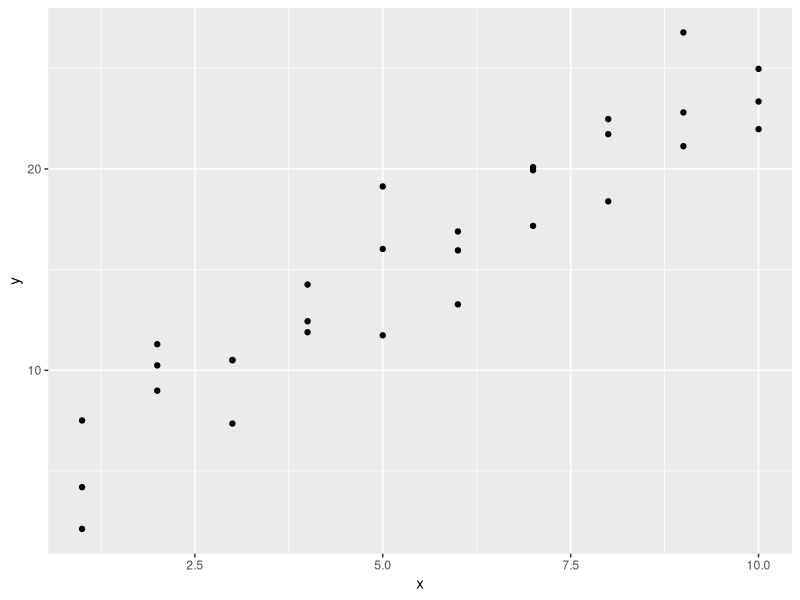
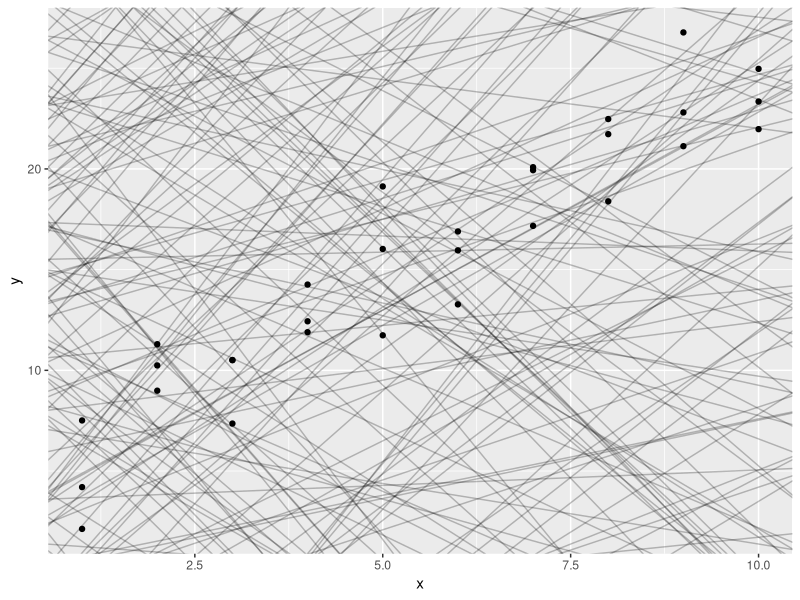
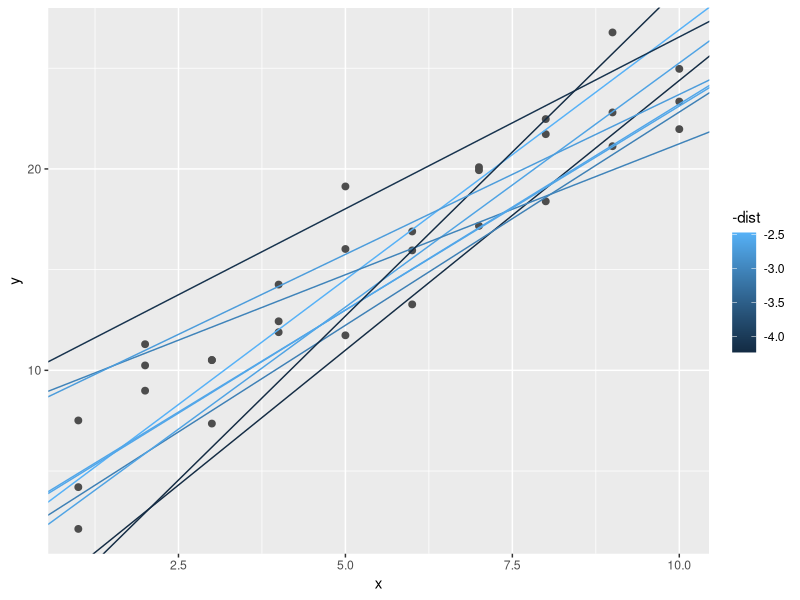

Here is the R script that generated these plots, in order:
## ---- chunk 1
library(tidyverse)

library(modelr)
options(na.action = na.warn)
## ---- chunk 2
ggplot(sim1, aes(x, y)) + 
  geom_point()
## ---- chunk 3
# randomly generate 250 intercepts and slopes
models <- tibble(
  a1 = runif(250, -20, 40),
  a2 = runif(250, -5, 5)
)

# plot these randomly generated intercepts and slopes over actual sim1 dataset
ggplot(sim1, aes(x, y)) + 
  geom_abline(aes(intercept = a1, slope = a2), data = models, alpha = 1/4) +
  geom_point() 
## ---- chunk 4
model1 <- function(a, data) {
  a[1] + data$x * a[2]
}

model1(c(7, 1.5), sim1)
## ---- chunk 5
measure_distance <- function(mod, data) {
  diff <- data$y - model1(mod, data)
  sqrt(mean(diff ^ 2))
}

measure_distance(c(7, 1.5), sim1)

# use purr to compute distance for all models defined above
sim1_dist <- function(a1, a2) {
  measure_distance(c(a1, a2), sim1)
}

models <- models %>% 
  mutate(dist = purrr::map2_dbl(a1, a2, sim1_dist))

models
## ---- chunk 6
ggplot(sim1, aes(x, y)) + 
  geom_point(size = 2, colour = "grey30") + 
  geom_abline(
    aes(intercept = a1, slope = a2, colour = -dist), 
    data = filter(models, rank(dist) <= 10)
  )
